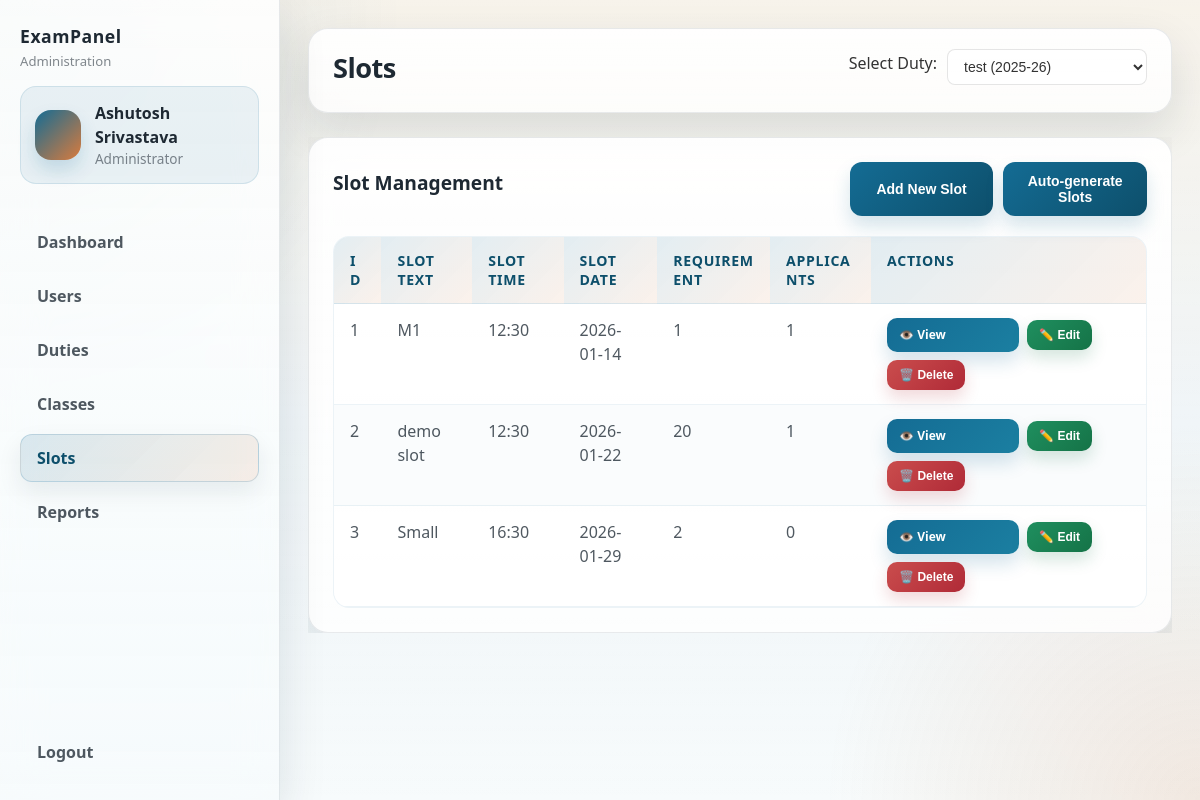
The page /admin/slots_old_table.php (signed in) on the database as committed earlier.
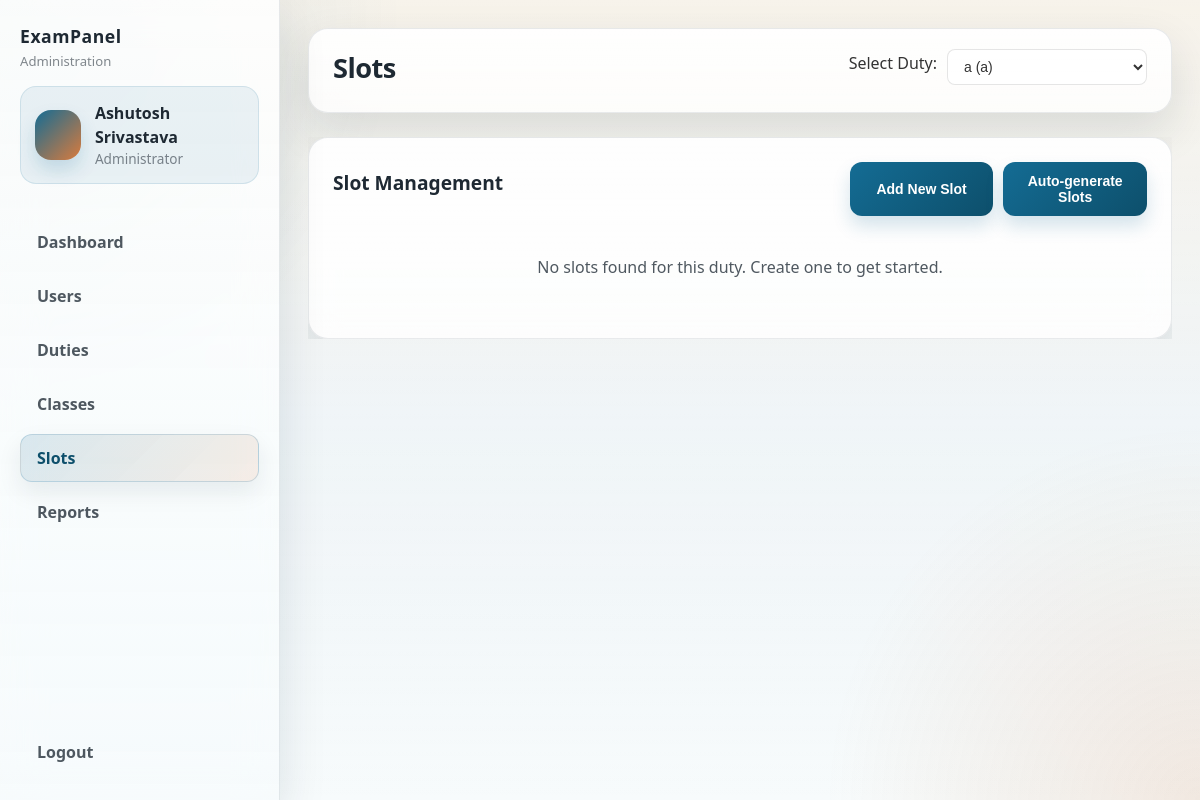
The same page on the database as committed later.
### tables this page shows
CREATE TABLE `slot` (
  `id` int(11) NOT NULL,
  `duty` int(11) DEFAULT NULL,
  `slottext` text DEFAULT NULL,
  `slottime` text DEFAULT NULL,
  `slotdate` text DEFAULT NULL,
  `requirement` int(11) DEFAULT NULL
);

### admin/slots_old_table.php (the view, shortened to what the changed rows need)
<?php
require_once '../lib/conn.php';
$duties_query = "SELECT id, title, academicsession, type, createdat FROM duties ORDER BY createdat DESC";
$duties_result = $conn->query($duties_query);
$duties = [];
if ($duties_result) {
    while ($row = $duties_result->fetch_assoc()) {
        $duties[] = $row;
    }
}
$selected_duty = null;
if (isset($_REQUEST['duty']) && $_REQUEST['duty'] !== '') {
    $selected_duty = intval($_REQUEST['duty']);
} elseif (isset($duties[0]['id'])) {
    $selected_duty = $duties[0]['id'];
}
$slots_query = "SELECT s.id, s.slottext, s.slottime, s.slotdate, s.requirement, (SELECT COUNT(*) FROM preferences p WHERE p.slotid = s.id) AS applicants FROM slot s WHERE s.duty = ? ORDER BY s.slotdate, s.slottime";
function fetchSlotsForDuty($conn, $query, $dutyId)
{
    $slots = [];
    $stmt = $conn->prepare($query);
    $stmt->bind_param("i", $dutyId);
    $stmt->execute();
    $slots_result = $stmt->get_result();
    while ($row = $slots_result->fetch_assoc()) {
        $slots[] = $row;
    }
    return $slots;
}
$slots = fetchSlotsForDuty($conn, $slots_query, $selected_duty);
?>
<!DOCTYPE html>
<html lang="en">
<head>
    <link rel="stylesheet" href="../public/style/styles.css">
    <link rel="stylesheet" href="../public/style/admin.css">
</head>
<body class="admin-open">
    <?php include 'sidebar.php'; ?>
    <div class="main">
        <header class="topbar">
            <h1 class="page-title">Slots</h1>
            <div class="topbar-controls">
                <form method="get" id="dutyForm" style="display: inline;">
                    <select id="duty_select" name="duty" class="duty-select">
                        <?php foreach ($duties as $duty): ?>
                        <option value="<?= $duty['id'] ?>" <?= $selected_duty == $duty['id'] ? 'selected' : '' ?>>
                            <?= htmlspecialchars($duty['title']) ?> (<?= htmlspecialchars($duty['academicsession']) ?>)
                        </option>
                        <?php endforeach; ?>
                    </select>
                </form>
            </div>
        </header>
        <section class="content">
            <div class="duties-table">
                <div class="table-header">
                    <h2>Slot Management</h2>
                    <div style="display: flex; gap: 10px;">
                    </div>
                </div>
                <?php if (empty($slots)): ?>
                <p style="padding: 20px; text-align: center; color: var(--muted);">No slots found for this duty. Create one to get started.</p>
                <?php else: ?>
                <table>
                    <thead>
                        <tr>
                            <th>ID</th>
                            <th>Slot Text</th>
                            <th>Slot Time</th>
                            <th>Slot Date</th>
                            <th>Requirement</th>
                            <th>Applicants</th>
                            <th>Actions</th>
                        </tr>
                    </thead>
                    <tbody>
                        <?php foreach ($slots as $slot): ?>
                        <tr data-slot-id="<?= $slot['id'] ?>">
                            <td><?= htmlspecialchars($slot['id']) ?></td>
                            <td><?= htmlspecialchars($slot['slottext']) ?></td>
                            <td><?= htmlspecialchars($slot['slottime']) ?></td>
                            <td><?= htmlspecialchars($slot['slotdate']) ?></td>
                            <td><?= htmlspecialchars($slot['requirement']) ?></td>
                            <td><?= htmlspecialchars($slot['applicants']) ?></td>
                            <td>
                                <div class="actions">
                                    <a href="slot_applicants.php?slot=<?= urlencode($slot['id']) ?>&duty=<?= urlencode($selected_duty) ?>"
                                       class="btn small view-btn"
                                       title="View attendees">
                                        👁️ View
                                    </a>
                                    <button type="button"
                                            class="btn small edit-btn"
                                            data-action="edit"
                                            data-id="<?= htmlspecialchars($slot['id']) ?>"
                                            data-text="<?= htmlspecialchars($slot['slottext']) ?>"
                                            data-time="<?= htmlspecialchars($slot['slottime']) ?>"
                                            data-date="<?= htmlspecialchars($slot['slotdate']) ?>"
                                            data-requirement="<?= htmlspecialchars($slot['requirement']) ?>">
                                        ✏️ Edit
                                    </button>
                                    <button type="button"
                                            class="btn small delete-btn"
                                            data-action="delete"
                                            data-id="<?= htmlspecialchars($slot['id']) ?>">
                                        🗑️ Delete
                                    </button>
                                </div>
                            </td>
                        </tr>
                        <?php endforeach; ?>
                    </tbody>
                </table>
                <?php endif; ?>
            </div>
        </section>
    </div>
</body>
</html>

Rows that differ between the two databases and show on the page:
removed slot: id "1", slottext "M1", slottime "12:30", slotdate "2026-01-14", requirement "1", applicants "1"
no longer on this page (row unchanged): slot: id "2", slottext "demo slot", slottime "12:30", slotdate "2026-01-22", requirement "20", applicants "1"
no longer on this page (row unchanged): slot: id "3", slottext "Small", slottime "16:30", slotdate "2026-01-29", requirement "2", applicants "0"
Other text that changed with them:
form field duty: "test (2025-26)" → "a (a)"
text no longer shown: "ID SLOT TEXT SLOT TIME SLOT DATE REQUIREMENT APPLICANTS ACTIONS"
text now shown: "No slots found for this duty. Create one to get started."
